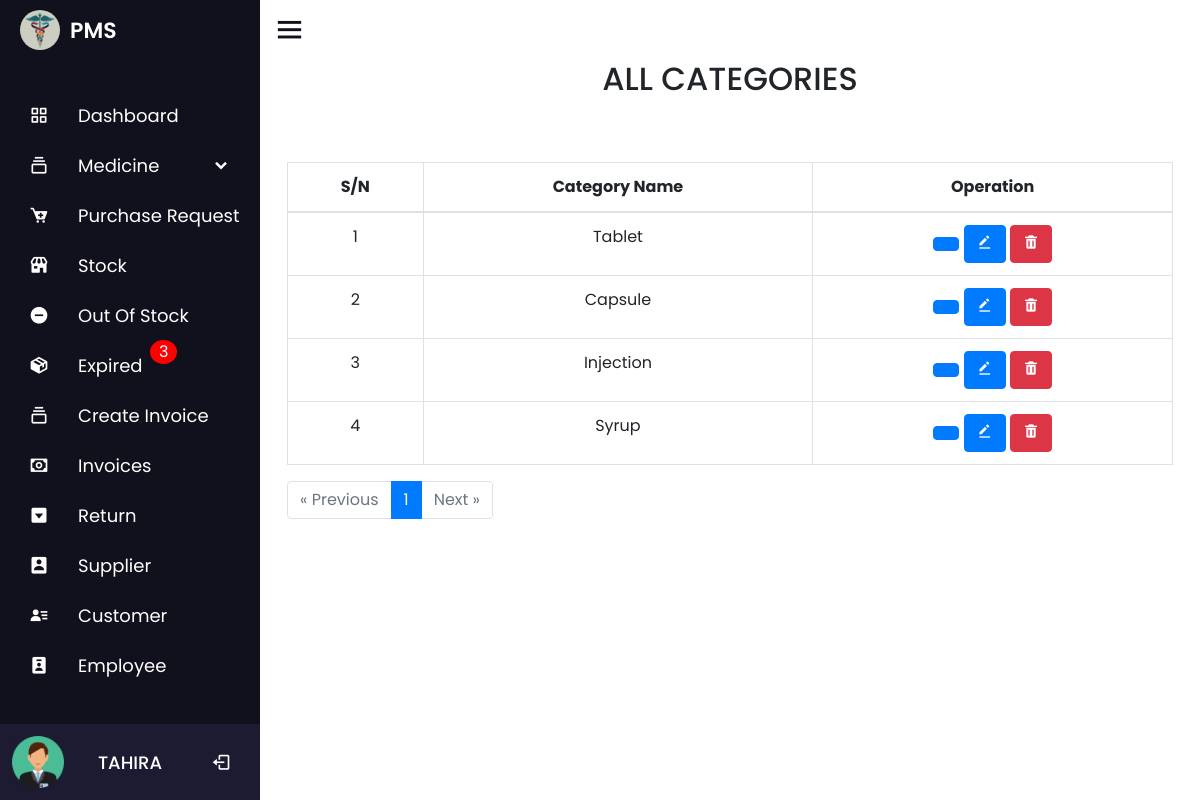
/catagory.php (signed in), run on an earlier commit of the app's database.
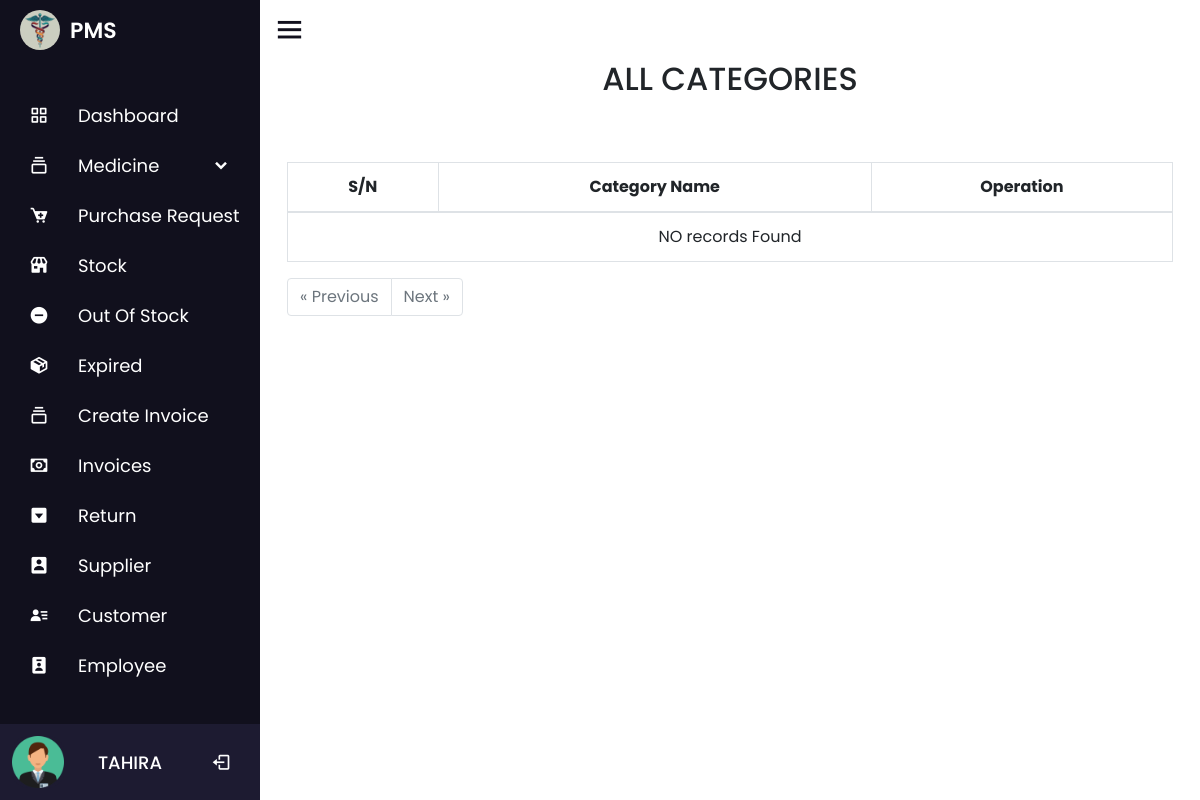
And on a later commit of the database.
### tables this page shows
CREATE TABLE `medicine_catagory` (
  `catagory_id` int(11) NOT NULL,
  `catagory_name` varchar(100) NOT NULL,
  `date` timestamp NOT NULL DEFAULT current_timestamp()
);

### catagory.php (the view, shortened to what the changed rows need)
<?php
include 'nav/nav.php';
$results_per_page = 10;
$offset = 0;
if (isset($_GET['page']) && is_numeric($_GET['page'])) {
    $page = $_GET['page'];
    $offset = ($page - 1) * $results_per_page;
} else {
    $page = 1;
}
$query = "SELECT * FROM medicine_catagory LIMIT $offset, $results_per_page";
$data = mysqli_query($conn, $query);
$total_results_query = mysqli_query($conn, "SELECT COUNT(*) AS total FROM medicine_catagory");
$total_results_row = mysqli_fetch_assoc($total_results_query);
$total_results = $total_results_row['total'];
$total_pages = ceil($total_results / $results_per_page);
?>
<div class="container">
    <div class="title">
        <h2 class="text-center text-uppercase p-2">All Categories</h2>
    </div>
    <table id="zctb"class="display table table-bordered table-hover text-center" cellspacing="0" width="100%">
        <thead>
            <tr>
                <th>S/N</th>
                <th>Category Name</th>
                <th>Operation</th>
            </tr>
        </thead>
        <tbody>
            <?php
            $c = $offset + 1;
            if ($total_results != 0) {
                while ($result = mysqli_fetch_assoc($data)) {
                    echo '
                    <tr>
                        <td>' . $c . '</td>
                        <td>' . $result['catagory_name'] . '</td>
                        <td>
                            <a href="view.php?selectid=' . $result['catagory_id'] . '" class="text-light"><button class="btn btn-primary"><i class="uil uil-eye"></i></button></a>
                            <a href="cupdate.php?updateid=' . $result['catagory_id'] . '" class="text-light"><button class="btn btn-primary"><i class="bx bxs-edit-alt"></i></button></a>
                            <a href="cdelete.php?deleteid=' . $result['catagory_id'] . '" class="text-light"><button class="btn btn-danger"><i class="bx bxs-trash"></i></button></a>
                        </td>
                    </tr>';
                    $c++;
                }
            } else {
                echo "<tr><td colspan='3'>NO records Found</td></tr>";
            }
            ?>
        </tbody>
    </table>
    <?php
    echo '<div class="pagination">';
    echo '<ul class="pagination">';
    for ($i = 1; $i <= $total_pages; $i++) {
        if ($i == $page) {
            echo '<li class="page-item active"><span class="page-link">' . $i . '</span></li>';
        } else {
            echo '<li class="page-item"><a class="page-link" href="?page=' . $i . '">' . $i . '</a></li>';
        }
    }
    echo '</ul>';
    echo '</div>';
    ?>
</div>
<?php include 'nav/footer.php'; ?>

### nav/nav.php (shortened to what the changed rows need)
<?php
$db = new dbObj();
$conn =  $db->getConnstring();
$query = mysqli_query($conn, "SELECT * FROM medicine_stock WHERE expiry_date < CURDATE()");
$e = mysqli_num_rows($query);
?>
<!DOCTYPE html>
<html lang="en" dir="ltr">
<head>
  <link rel="stylesheet" href="nav/style.css">
  <link rel="stylesheet" href="css/bootstrap.min.css">
  <link rel="stylesheet" href="https://unicons.iconscout.com/release/v4.0.0/css/line.css">
  <link href='https://unpkg.com/boxicons@2.0.7/css/boxicons.min.css' rel='stylesheet'>
  <link rel="stylesheet" href="https://unicons.iconscout.com/release/v4.0.8/css/line.css">
  <link rel="stylesheet" href="https://cdnjs.cloudflare.com/ajax/libs/font-awesome/4.7.0/css/font-awesome.min.css">
  <link rel="stylesheet" href="//code.jquery.com/ui/1.13.2/themes/base/jquery-ui.css">
</head>
<body>
  <div class="sidebar">
    <?php
        if (isset($_SESSION['admin'])) {
            echo '
            <ul class="nav-links">
            <li>
                <a href="dashboard.php">
                <i class="bx bx-grid-alt"></i>
                <span class="link_name">Dashboard</span>
                </a>
                <ul class="sub-menu blank">
                <li><a class="link_name" href="dashboard.php">Dashboard</a></li>
                </ul>
            </li>
            <li>
                <div class="iocn-link">
                <a href="medicine_details.php">
                    <i class="bx bx-collection"></i>
                    <span class="link_name">Medicine</span>
                </a>
                <i class="bx bxs-chevron-down arrow"></i>
                </div>
                <ul class="sub-menu">
                <li><a class="link_name" href="medicine_details.php">Medicine</a></li>
                <li><a href="catagory.php">Catagory</a></li>
                <li><a href="brand.php">Brand</a></li>
                <li><a href="generic.php">Generic</a></li>
                </ul>
            </li>
            <li>
            <a href="purchase_request.php">
            <i class="bx bxs-cart-add" ></i>
            <span class="link_name">Purchase Request</span>';
        echo '</a>
            <ul class="sub-menu blank">
            <li><a class="link_name" href="purchase_request.php">Purchase Request</a></li>
            </ul>
        </li>
            <li>
            <a href="stock.php">
            <i class="bx bxs-store" ></i>
              <span class="link_name">Stock</span>
            </a>
            <ul class="sub-menu blank">
              <li><a class="link_name" href="stock.php">Stock</a></li>
            </ul>
          </li>
          <li>
            <a href="outofstock.php">
            <i class="bx bxs-minus-circle" ></i>
              <span class="link_name">Out Of Stock</span>';
           echo' </a>
            <ul class="sub-menu blank">
              <li><a class="link_name" href="outofstock.php">Out Of Stock</a></li>
            </ul>
          </li>
          <li>
            <a href="expired.php">
            <i class="bx bxs-package" ></i>
              <span class="link_name">Expired</span>';
                        if ($e != 0) echo '
                            <span style="position: absolute; top: -0.1px;left: 110px;padding: 0.1px 9px;border-radius: 50%;background: red;color: white;margin-left:40px;">
                            ' . $e . '</span>' ;
           echo' </a>
            <ul class="sub-menu blank">
              <li><a class="link_name" href="expired.php">Out Of Stock</a></li>
            </ul>
          </li>
          <li>
            <div class="iocn-link">
              <a href="add_order.php">
                <i class="bx bx-collection"></i>
                <span class="link_name">Create Invoice</span>
              </a>
            </div>
          </li>
          <li>
            <div class="iocn-link">
              <a href="invoices.php">
              <i class="bx bx-money" ></i>
                <span class="link_name">Invoices</span>
              </a>
            </div>
          </li>
          <li>
            <a href="return.php">
            <i class="bx bxs-caret-down-square" ></i>
              <span class="link_name">Return</span>
            </a>
            <ul class="sub-menu blank">
              <li><a class="link_name" href="return.php">Return</a></li>
            </ul>
          </li>
          <li>
          <a href="supplier.php">
          <i class="bx bxs-user-rectangle" ></i>
            <span class="link_name">Supplier</span>
          </a>
          <ul class="sub-menu blank">
            <li><a class="link_name" href="supplier.php">Customer</a></li>
          </ul>
        </li>
          <li>
          <a href="customer.php">
          <i class="bx bxs-user-detail" ></i>
            <span class="link_name">Customer</span>
          </a>
          <ul class="sub-menu blank">
            <li><a class="link_name" href="customer.php">Customer</a></li>
          </ul>
        </li>
        <li>
          <a href="employee.php">
          <i class="bx bxs-user-badge"></i>
            <span class="link_name">Employee</span>
          </a>
          <ul class="sub-menu blank">
            <li><a class="link_name" href="employee.php">Employee</a></li>
          </ul>
        </li>
          <li>
            ';
        }
        ?>
      </li>
    </ul>
  </div>
  <section class="home-section">

What changed in the data, as far as the page shows it:
removed medicine_catagory: catagory_name "Tablet"
removed medicine_catagory: catagory_name "Capsule"
removed medicine_catagory: catagory_name "Injection"
removed medicine_catagory: catagory_name "Syrup"
Also different on the page:
$e: "3" → (not shown)
text now shown: "NO records Found"
list line gone: "1"
